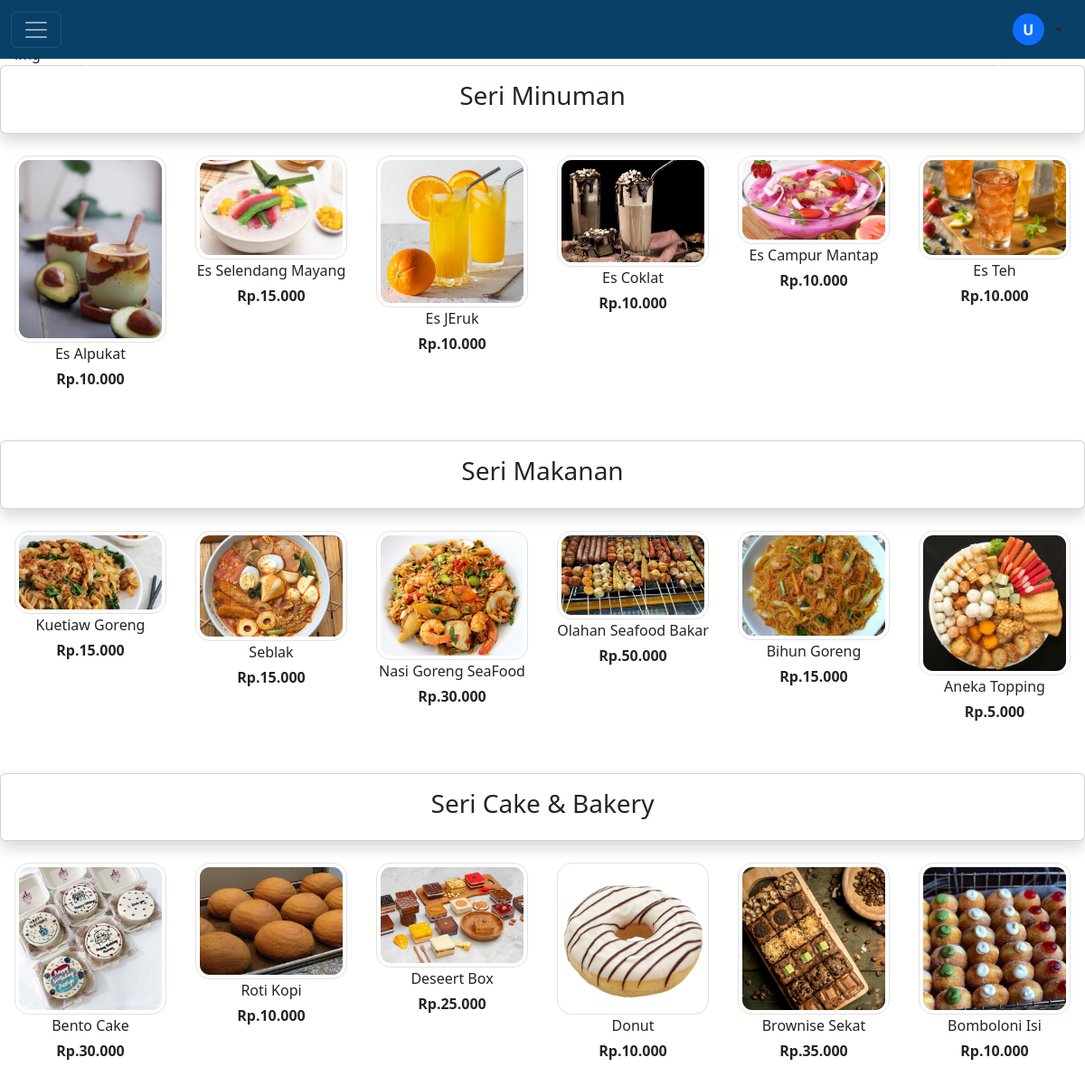
Screenshot of /produk.php/e-commerce-native/e-commerce/user/index.php with the database file from the repository.
### tables this page shows
CREATE TABLE `kategori_produk` (
  `id` int(11) NOT NULL,
  `nama` varchar(45) NOT NULL
);

CREATE TABLE `produk` (
  `id` int(11) NOT NULL,
  `kode` varchar(10) NOT NULL,
  `nama` varchar(50) NOT NULL,
  `harga_jual` double NOT NULL,
  `harga_beli` double NOT NULL,
  `stok` int(11) NOT NULL,
  `min_stok` int(11) NOT NULL,
  `deskripsi` text NOT NULL,
  `kategori_produk_id` int(11) NOT NULL,
  `gambar` varchar(255) NOT NULL
);

### produk.php/e-commerce-native/e-commerce/functions.php (called while the page is built, shortened)
<?php
  $host = "localhost";
  $user = "root";
  $pass = "";
  $db = "e_commerce";
  $conn = mysqli_connect("$host", "$user", "$pass", "$db");
  function query($query){
      global $conn;
      $result = mysqli_query($conn, $query);
      $rows = [];
      while( $row = mysqli_fetch_assoc($result) ){
          $rows[] = $row;
      }
      return $rows;
  }
?>

### produk.php/e-commerce-native/e-commerce/user/index.php (the view, shortened to what this page needs)
<?php
  require "../functions.php";
  $kategori = query("SELECT * FROM `kategori_produk`");
  $produk = query("SELECT * FROM `produk`");
?>
<!DOCTYPE html>
<html lang="en">
  <head>
    <link href="https://cdn.jsdelivr.net/npm/bootstrap@5.3.0-alpha3/dist/css/bootstrap.min.css" rel="stylesheet" />
    <link rel="stylesheet" href="css/etalase.css" />
    <link rel="stylesheet" href="https://cdn.jsdelivr.net/npm/bootstrap-icons@1.10.4/font/bootstrap-icons.css" />
  </head>
  <body>
    <section id="navbar">
      <div class="container-fluid mb-5">
        <nav class="navbar fixed-top">
          <div class="container-fluid">
            <button class="navbar-toggler navbar-dark" type="button" data-bs-toggle="offcanvas" data-bs-target="#offcanvasNavbar" aria-controls="offcanvasNavbar">
              <span class="navbar-toggler-icon"></span>
            </button>
            <div class="btn-group">
              <button type="button" class="btn dropdown-toggle d-flex align-items-center" data-bs-toggle="dropdown" data-bs-display="static" aria-expanded="false">
                <div class="bg-primary rounded-circle me-2 d-flex align-items-center justify-content-center icn-akun text-white fw-semibold">U</div>
              </button>
            </div>
          </div>
        </nav>
      </div>
    </section>
    <section id="slide">
      <div id="carouselExampleAutoplaying" class="carousel slide" data-bs-ride="carousel">
        <div class="carousel-inner">
          <div class="carousel-item active">
          </div>
        </div>
        <button class="carousel-control-prev" type="button" data-bs-target="#carouselExampleAutoplaying" data-bs-slide="prev">
        </button>
        <button class="carousel-control-next" type="button" data-bs-target="#carouselExampleAutoplaying" data-bs-slide="next">
        </button>
      </div>
    </section>
    <?php foreach ($kategori as $key => $k) : ?>
      <section id="headerEtalase">
        <div class="container-fluid card shadow">
          <div class="row p-3">
            <div class="col-md-12 text-center">
              <h3>Seri <?= $k['nama']; ?></h3>
            </div>
          </div>
        </div>
      </section>
      <section id="redmi">
        <div class="xiaomi container-fluid my-4 text-center">
          <div class="row">
            <?php foreach($produk as $p): ?>
              <?php if($p["kategori_produk_id"] == $k['id']) :?>
            <div class="col-4 col-sm-2 px-3 pb-3">
              <img src="../img/<?= $p['gambar'];?>" alt="<?= $p['nama'];?>" class="img-fluid img-thumbnail rounded-4" data-bs-toggle="modal" data-bs-target="#detailProduk<?=$p['id'];?>" style="cursor: pointer;"/>
              <p class="fw-medium mb-1"><?= $p['nama'] ?></p>
              <p class="fw-bold">Rp.<?= number_format($p['harga_jual'], 0, ',', '.'); ?></p>
            </div>
              <?php endif; ?>
            <?php endforeach; ?>
          </div>
        </div>
      </section>
    <?php endforeach; ?>
  </body>
</html>

### produk.php/e-commerce-native/e-commerce/user/css/etalase.css (style rules this page uses)
body { background-color: #fffffe; }
.navbar { background-color: #094067; }
.icn-akun { width: 35px; height: 35px; }

### rows the page displays
kategori_produk: nama "Minuman"
produk: gambar (picture), nama "Es Alpukat", harga_jual "10.000"
produk: gambar (picture), nama "Es Selendang Mayang", harga_jual "15.000"
produk: gambar (picture), nama "Es JEruk", harga_jual "10.000"
produk: gambar (picture), nama "Es Coklat", harga_jual "10.000"
produk: gambar (picture), nama "Es Campur Mantap", harga_jual "10.000"
produk: gambar (picture), nama "Es Teh", harga_jual "10.000"
kategori_produk: nama "Makanan"
produk: gambar (picture), nama "Kuetiaw Goreng", harga_jual "15.000"
produk: gambar (picture), nama "Seblak", harga_jual "15.000"
produk: gambar (picture), nama "Nasi Goreng SeaFood", harga_jual "30.000"
produk: gambar (picture), nama "Olahan Seafood Bakar", harga_jual "50.000"
produk: gambar (picture), nama "Bihun Goreng", harga_jual "15.000"
produk: gambar (picture), nama "Aneka Topping", harga_jual "5.000"
kategori_produk: nama "Cake & Bakery"
produk: gambar (picture), nama "Bento Cake", harga_jual "30.000"
produk: gambar (picture), nama "Roti Kopi", harga_jual "10.000"
produk: gambar (picture), nama "Deseert Box", harga_jual "25.000"
produk: gambar (picture), nama "Donut", harga_jual "10.000"
produk: gambar (picture), nama "Brownise Sekat", harga_jual "35.000"
produk: gambar (picture), nama "Bomboloni Isi", harga_jual "10.000"
